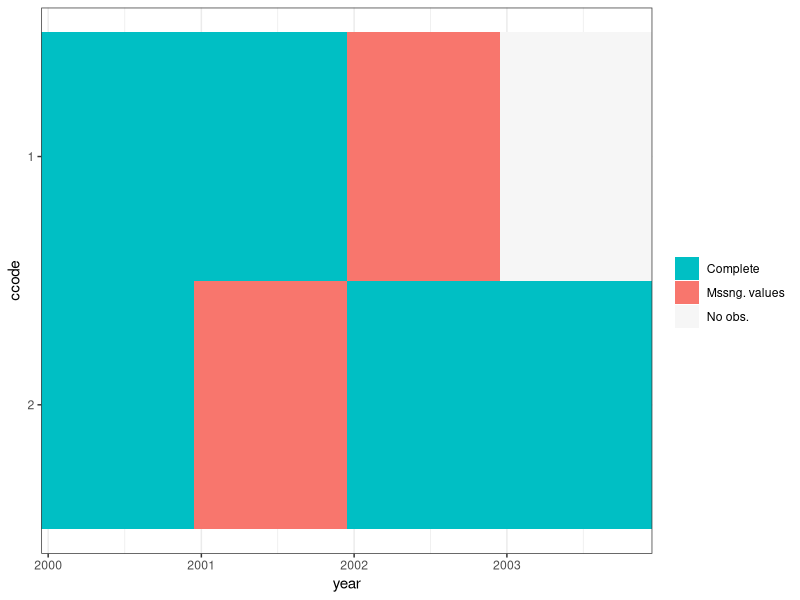

R code for this plot:
library("ggplot2")
library("dplyr")

plot_missing <- function(data, space, time, var, time_unit = "month", checkSS = FALSE) {
  # space = country, province name or ID
  # time  = dates
  # checkSS: FALSE, "GW", or "COW"
  if (!is.factor(data[, space])) data[, space] <- as.factor(data[, space])
  space_range <- unique(data[, space])
  time_range  <- seq.Date(from = min(data[, time]),
                          to   = max(data[, time]),
                          by   = time_unit
                          )
  full_mat <- expand.grid(space_range, time_range)
  colnames(full_mat) <- c(space, time)
  data[, "z"] <- !complete.cases(data[, var])
  data <- data[, c(space, time, "z")]
  full_mat <- dplyr::left_join(full_mat, data, by = c(space, time))
  full_mat$z[full_mat$z==TRUE]  <- "Mssng. values"
  full_mat$z[full_mat$z==FALSE] <- "Complete" 
  full_mat$z[is.na(full_mat$z)] <- "No obs."
  full_mat$z <- factor(full_mat$z, levels = c("Complete", "Mssng. values", "No obs."))

  if (checkSS %in% c("GW", "COW")) {
    # set ss type GW or COW
    ccname <- ifelse(checkSS=="GW", "gwcode", "cowcode")
    target <- state_panel(min(full_mat$date), max(full_mat$date), by = time_unit, useGW = (checkSS=="GW"))
    target$id <- NULL
    target$.ss <- 1
    target[, ccname] <- as.integer(as.character(target[, ccname]))
    colnames(target) <- c(space, time, ".ss")
    full_mat[, space] <- as.integer(as.character(full_mat[, space]))
    full_mat <- left_join(full_mat, target)
    full_mat$.ss <- ifelse(is.na(full_mat$.ss), "out ss", "in ss")
    full_mat$.ssmssng <- paste(full_mat$z, full_mat$.ss, sep = " ")
    lvls <- as.vector(outer(c("Complete", "Mssng. values", "No obs."), c("in ss", "out ss"), paste, sep = " "))
    full_mat$.ssmssng <- factor(full_mat$.ssmssng, levels = lvls)
    full_mat[, space] <- factor(full_mat[, space], levels = rev(sort(unique(full_mat[, space]))))
    
    p <- ggplot(full_mat, aes_string(x = time, y = space, fill = ".ssmssng")) +
      geom_tile() + 
      scale_x_date(expand=c(0, 0)) +
      scale_fill_manual("", drop = FALSE, 
        values = c("Complete in ss" = hcl(195, 100, 65), "Complete out ss" = hcl(15, 100, 20),
                   "Mssng. values in ss"  = hcl(15, 100, 65), "Mssng. values out ss"  = hcl(15, 100, 45),
                   "No obs. in ss"   = hcl(15, 100, 85), "No obs. out ss"   = hcl(15, 0, 97))) +
      guides(fill = guide_legend(ncol = 2)) + theme(legend.position = "bottom")
  } else {
    full_mat[, space] <- factor(full_mat[, space], levels = rev(sort(unique(full_mat[, space]))))
    p <- ggplot(full_mat, aes_string(x = time, y = space, fill = "z")) + 
      geom_tile() +
      scale_fill_manual("", drop = FALSE,
                        values = c("Complete" = hcl(195, l=65, c=100), 
                                       "Mssng. values"  = hcl(15, l=65, c=100), 
                                       "No obs."   = hcl(15, l=97, c=0))) +
      scale_x_date(expand=c(0, 0))
  }
  p
}


test_df <- data.frame(
  ccode=c(rep(1, 3), rep(2, 4)), 
  year=c(rep(seq(2000, 2002), 2), 2003),
  x1=c(1,1,NA,1,NA,1,1)
  )
test_df$year <- as.Date(paste0(test_df$year, "-06-15"))

plot_missing(test_df, "ccode", "year", "x1", "year") + theme_bw()
